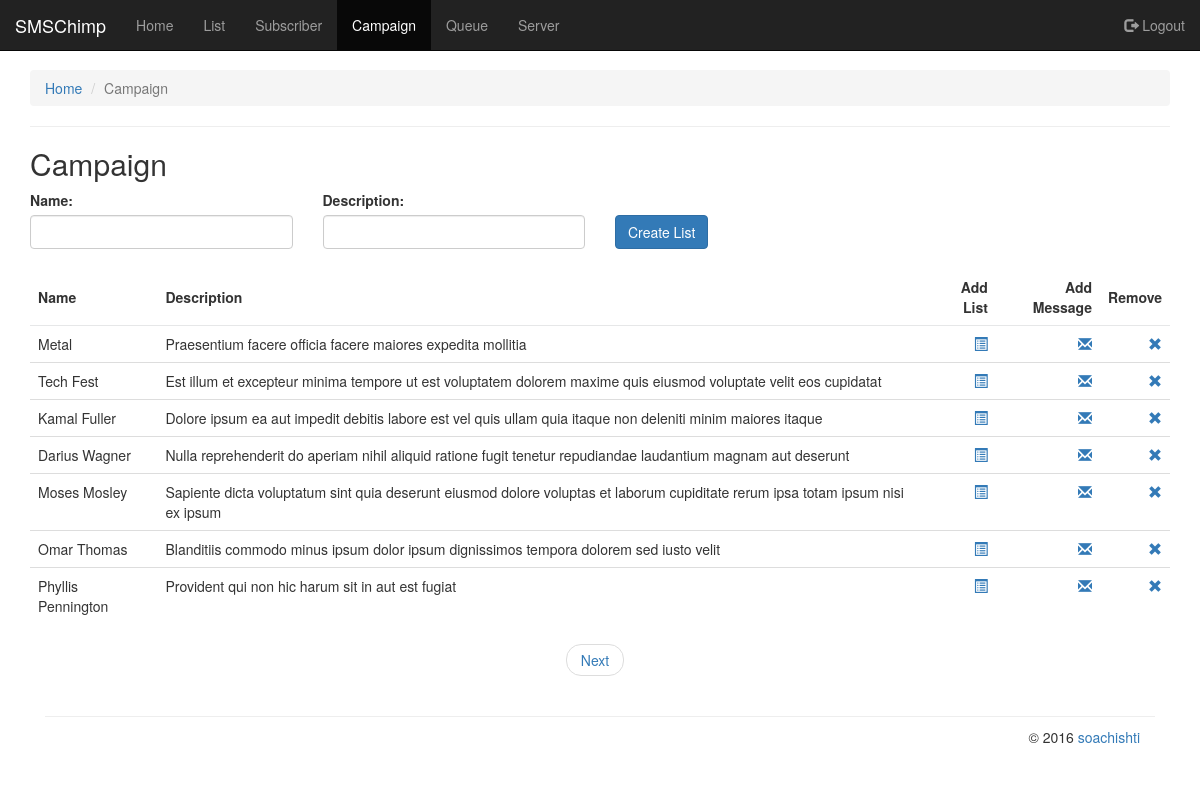
Screenshot of /campaign (signed in) with the database file from the repository.
### tables this page shows
CREATE TABLE IF NOT EXISTS `compaign` (
  `c_id` int(11) NOT NULL AUTO_INCREMENT,
  `m_id` int(11) NOT NULL,
  `name` varchar(45) DEFAULT NULL,
  `description` varchar(255) DEFAULT NULL,
  PRIMARY KEY (`c_id`)
);

### view/campaign.php (the view, shortened to what this page needs)
<ol class="breadcrumb">
  <li><a href="index">Home</a></li>
  <li class="active">Campaign</li>
</ol>
<hr />
<h2>Campaign</h2>
<form class="form-horizontal myform" action="" method="post" role="form">
    <div class="row">
        <div class="col-sm-3">
            <div class="form-group">
                <label for="usr">Name:</label>
                <input pattern=".{3,}" required type="text" name="name" class="form-control">
            </div>
        </div>
        <div class="col-sm-3">
            <div class="form-group">
                <label for="usr">Description:</label>
                <input pattern=".{3,}" required type="text" name="desc" class="form-control">
            </div>
        </div>
        <div class="col-sm-3">
            <div class="form-group">
                <label for="usr">&nbsp;</label><br />
                <button class="btn btn-default btn-primary" type="submit" name="submit" class="btn btn-default">Create List</button>
            </div>
        </div>
    </div>
</form>
<?php
$query = sprintf("SELECT COUNT(*) AS count FROM compaign WHERE m_id='%d'",
        $_SESSION['logged_user']['m_id']);
$totalData = $mysqli->query($query)->fetch_assoc()['count'];
$dataPerPage = 7;
$pagi = new Pagination($totalData, $dataPerPage, 'page');
$dataLimit = $pagi->getDataLimit();
$query = sprintf("SELECT * FROM compaign WHERE m_id='%d' LIMIT %d, %d",
        $_SESSION['logged_user']['m_id'],
        $dataLimit['start'],
        $dataLimit['end']);
if ($result = $mysqli->query($query)) {
    if ($result->num_rows == 0):
        info("No Record to show");
    else:
?>
<table class="table table-hover">
  <thead>
    <tr>
      <th>Name</th>
      <th>Description</th>
      <th class="align_right">Add List</th>
      <th class="align_right">Add Message</th>
      <th class="align_right">Remove</th>
    </tr>
  </thead>
  <tbody>
<?php while ($row = $result->fetch_assoc()) : ?>
    <tr>
      <td><?php echo $row['name'] ?></td>
      <td><?php echo $row['description'] ?></td>
      <td class="align_right"><a href="connectlist?id=<?php echo $row['c_id']; ?>"><i class="glyphicon glyphicon-list-alt"></i></a></td>
      <td class="align_right"><a href="addmessage?id=<?php echo $row['c_id']; ?>"><i class="glyphicon glyphicon-envelope"></i></a></td>
      <td class="align_right"><a href="?remove=<?php echo $row['c_id']; ?>"><i class="glyphicon glyphicon-remove"></i></a></td>
    </tr>
<?php endwhile; ?>
      </tbody>
</table>
<?php endif; ?>
<?php } ?>

### css/style.css (style rules this page uses)
body { background-color: #f1f4f7; padding-top: 70px; }
.form-horizontal, .form-group { margin-right: 0 !important; margin-left: 0 !important; margin-bottom: 10px !important; }
.align_right { text-align:right; }

### css/styledashboard.css (style rules this page uses)
.table { background: #fff; }
.table>thead>tr>th { border-bottom: 1px solid #e6e7e8; vertical-align: middle; height: 50px; }

### rows the page displays
compaign: name "Metal", description "Praesentium facere officia facere maiores expedita mollitia"
compaign: name "Tech Fest", description "Est illum et excepteur minima tempore ut est voluptatem dolorem maxime quis eiusmod voluptate velit eos cupidatat"
compaign: name "Kamal Fuller", description "Dolore ipsum ea aut impedit debitis labore est vel quis ullam quia itaque non deleniti minim maiores itaque"
compaign: name "Darius Wagner", description "Nulla reprehenderit do aperiam nihil aliquid ratione fugit tenetur repudiandae laudantium magnam aut deserunt"
compaign: name "Moses Mosley", description "Sapiente dicta voluptatum sint quia deserunt eiusmod dolore voluptas et laborum cupiditate rerum ipsa totam ipsum nisi ex ipsum"
compaign: name "Omar Thomas", description "Blanditiis commodo minus ipsum dolor ipsum dignissimos tempora dolorem sed iusto velit"
compaign: name "Phyllis Pennington", description "Provident qui non hic harum sit in aut est fugiat"

### other values shown
$value "Home"
$value "List"
$value "Subscriber"
$value "Campaign"
$value "Queue"
$value "Server"
